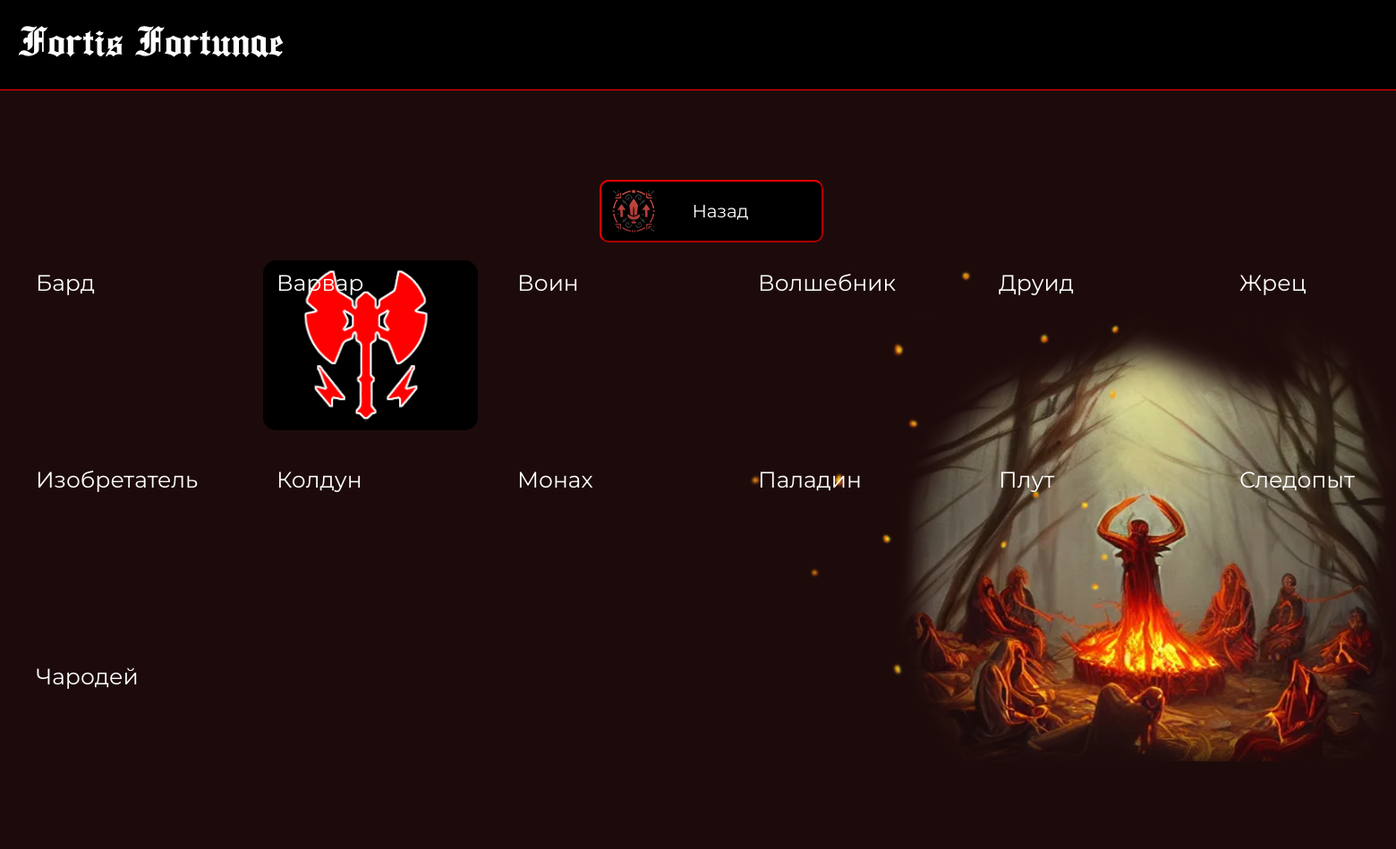
/classes.php, run on the app's committed database.
### tables this page shows
CREATE TABLE `classes` (
  `id` int NOT NULL,
  `name` varchar(100) NOT NULL,
  `image` varchar(100) NOT NULL,
  `info` varchar(16000) NOT NULL
);

### classes.php (the view, shortened to what this page needs)
<?php
$con = new mysqli("localhost", "root", "", "dndsite");
mysqli_set_charset($con, 'utf8');
?>
<!DOCTYPE html>
<html>
<head>
	<link rel="stylesheet" type="text/css" href="main.css">
</head>
<body>
	<header>
		<div class="head">
			<p>Fortis Fortunae</p>
		</div>
	</header>
	<main>
		<div class="buttons">
			<a href="index.php"><button class="button2"><p>Назад</p></button></a>
		</div>
		<div class="placeholder">
			<?
                $sql = mysqli_query($con, "SELECT * FROM classes ORDER BY id");
                $rows = mysqli_fetch_assoc($sql);
                do {
            ?>
            		<? echo "<a href='classinfo.php?id=".$rows['id']."'>"?><div class="place" style="background-image: url(<?=$rows['image']?>);"><p><?=$rows['name']?></p></div></a>
            <?
                }
                while($rows = mysqli_fetch_assoc($sql));
            ?>
		</div>
	</main>
</body>
</html>

### main.css (style rules this page uses)
* { margin: 0; padding: 0; }
body { background-image: url(images/back.png); background-size: 100%; background-attachment: fixed; width: 100%; height: auto; margin: auto; }
header { width: 100%; height: 100px; background-color: black; border-bottom: 1px solid red; }
.head { padding-top: 15px; padding-left: 20px; }
.head p { font-family: Ancient; font-size: 50px; color: white; }
.buttons { justify-content: center; display: flex; margin-top: 100px; }
.buttons p { font-family: Montserrat; margin-left: 20px; font-size: 20px; display: inline; }
.button2 { width: 250px; height: 70px; margin-left: 30px; background-image: url(images/classes1.png); border-radius: 10px; border-color: red; color: white; }
.placeholder { margin-left: auto; margin-right: auto; width: 1650px; margin-top: 20px; }
.place p { font-family: "Montserrat"; margin-left: 15px; font-size: 25px; color: white; }

### classes.php (style rules this page uses)
.place { display: inline-block; margin-left: 25px; padding-top: 10px; margin-bottom: 30px; width: 240px; height: 180px; background-repeat: no-repeat; background-size: cover; border-radius: 15px; }

### data on the page
classes: name "Бард"
classes: image (picture), name "Варвар"
classes: name "Воин"
classes: name "Волшебник"
classes: name "Друид"
classes: name "Жрец"
classes: name "Изобретатель"
classes: name "Колдун"
classes: name "Монах"
classes: name "Паладин"
classes: name "Плут"
classes: name "Следопыт"
classes: name "Чародей"
